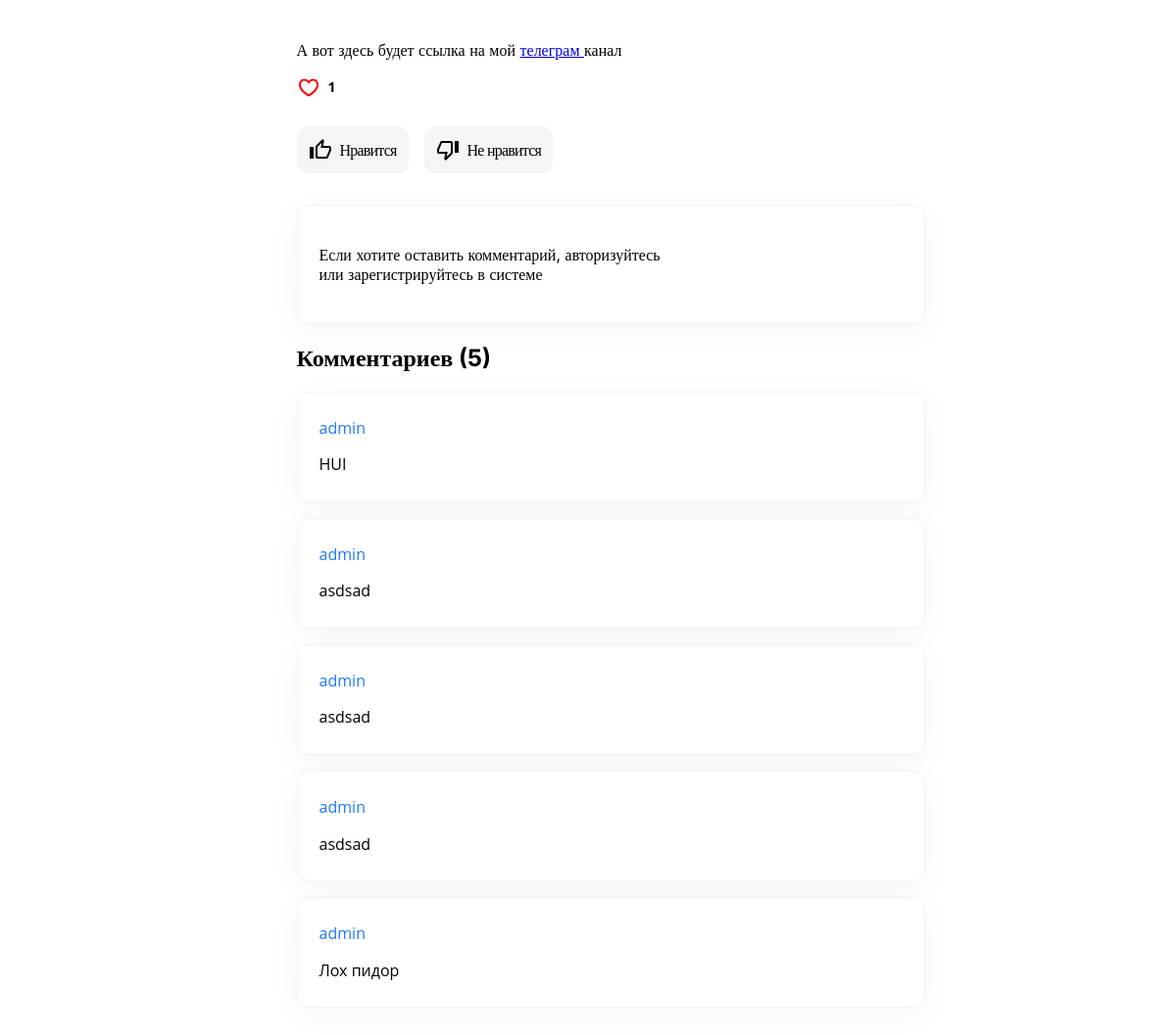
/13/ (lower part), run on an earlier commit of the app's database.
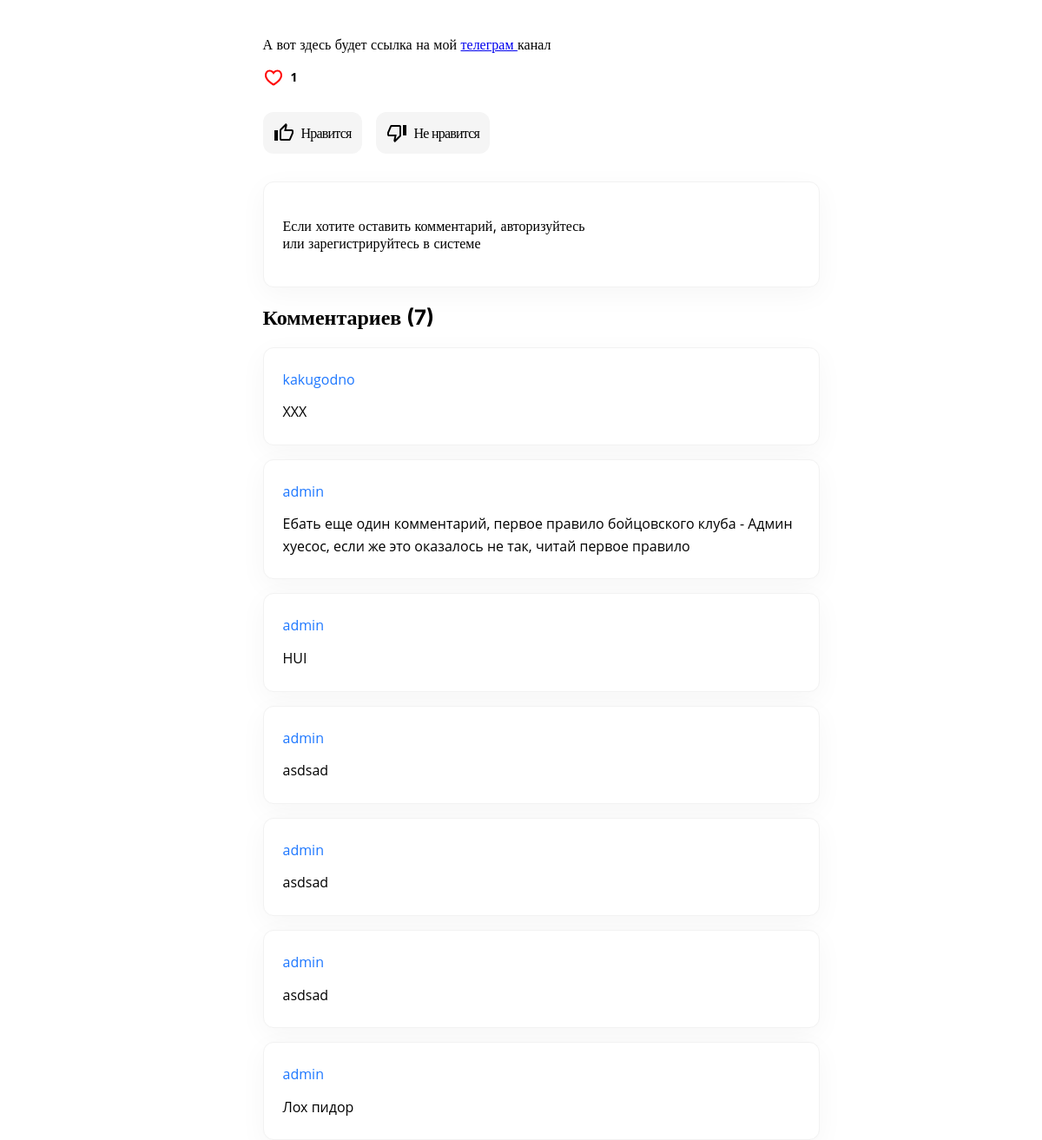
And on a later commit of the database.
### blog/models.py (models this page shows, shortened)
class Comments(models.Model):
    users_comment = models.ForeignKey(User, on_delete=models.CASCADE)
    post_id = models.ForeignKey(Post, verbose_name='Публикация', on_delete=models.CASCADE)
    text_comments = models.TextField("Комментарий")
    class Meta:
        verbose_name = 'Комментарий'
        verbose_name_plural = 'Комментарии'

### blog/views.py (the view)
# urls.py: path('<int:pk>/', views.PostDetail.as_view(), name='post_detail'),
class PostDetail(View):
    def get(self, request, pk):
        post = Post.objects.get(id=pk)
        comment_count = Comments.objects.filter(post_id=post).count() # считаем количество комментариев
        return render(request, 'blog/blog_inside.html', {'post': post, 'com_count': comment_count})

### templates/blog/blog_inside.html (shortened to what this page needs)
{% load static %}
<!DOCTYPE html>
<html lang="ru">
<head>
    <link rel="stylesheet" href="{% static 'style_main_inside.css' %}" type="text/css" media="">
</head>
<body style="margin: 0;">
    {% include 'blog/header.html' %}
    <main>
        <div class="div_class_main_post">
            <div class="main_content_">
                <p class="_p--main">{{ post.description|safe }}</p>
            </div>
            <div class="_likes_post">
                <p class="_p_count">{{ post.likes_set.all.count }}</p>
            </div><br />
            <div class="_likes_dislikes">
                    <a href="{% url 'add_likes' post.id %}" class="_a_like_">
                        Нравится
                    </a>
                <a href="{% url 'del_likes' post.id %}" class="_a_dislike_">
                    Не нравится
                </a>
            </div>
            {%if request.user.is_authenticated %}
            <div class="_form_add_comments">
                    <form action="{% url 'add_comments' post.id %}" method="post" style="width: 100%;">
                        {% csrf_token %}
                        <textarea name="text_comments" class="_textarea_comments" placeholder="Ваш комментарий"></textarea>
                        <input type="submit" value="Оставить комментарий" class="_button_comments">
                        {% if messages %}
                        <div class="messages">
                            {% for message in messages %}
                            <div class="alert {% if message.tags %}alert-{{ message.tags }}" {% endif %}>
                                {{ message }}
                            </div>
                            {% endfor %}
                        </div>
                        {% endif %}
                    </form>
            </div>
            {% else %}
            <div class="_form_add_comments">
                <p>Если хотите оставить комментарий, авторизуйтесь<br> или зарегистрируйтесь в системе</p>
            </div>
            {%endif%}
            <h2>Комментариев ({{ com_count }})</h2>
            <div class="_div_comments_">
                {% for comment in post.comments_set.all reversed %}
                <div class="_div_comment_">
                    <h4 class="_h4--main">{{ comment.users_comment }}</h4>
                    <p class="_p--main">{{ comment.text_comments }}</p>
                </div>
                {% endfor %}
            </div>
        </div>
    </main>
</body>
</html>

What changed in the data, as far as the page shows it:
added Comments: users_comment "kakugodno", text_comments "XXX"
added Comments: users_comment "admin", text_comments "Ебать еще один комментарий, первое правило бойцовского клуба - Админ хуесос, если же это оказалось не так, читай первое правило"
Also different on the page:
{{ com_count }}: "5" → "7"
